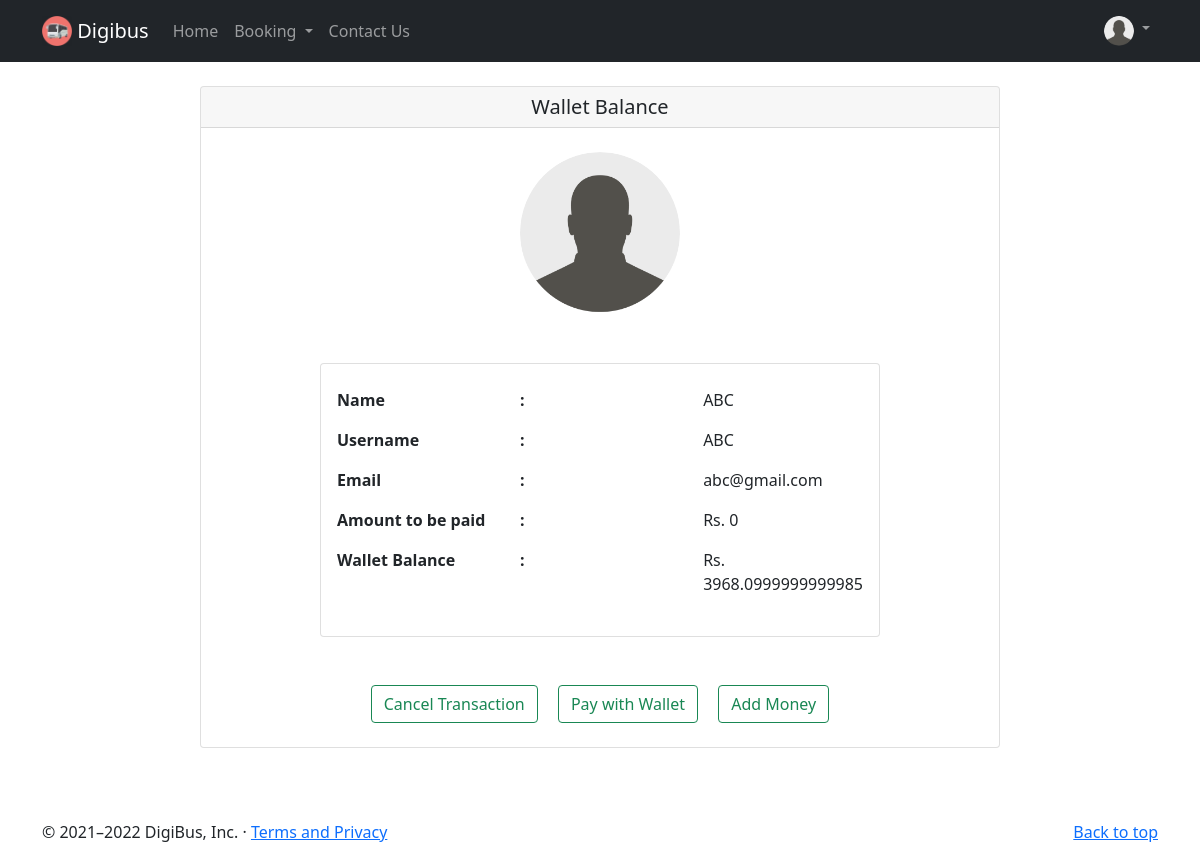
The app's page /buypass (signed in) with its own data.
### flaskblog/models.py (models this page shows, shortened)
class User(db.Model, UserMixin):
    id = db.Column(db.Integer, primary_key=True)
    fullname = db.Column(db.String(30), nullable=False)
    username = db.Column(db.String(20), unique=True, nullable=False)
    email = db.Column(db.String(120), unique=True, nullable=False)
    image_file = db.Column(db.String(20), nullable=False, default = 'default1.jpg')
    password = db.Column(db.String(60), nullable=False)
    passes = db.relationship('Pass', backref='author', lazy=True)
    wallet = db.Column(db.Integer, nullable=False, default=0)

### flaskblog/routes.py (the view)
@app.route('/buypass')
@login_required
def buypass():
    global ans
    if ans == True:
        user = User.query.get(current_user.id)
        pass_det = Pass.query.order_by(Pass.id.desc()).all()[0]
        global price_pay
        image_file = url_for('static', filename='profile_pics/' + current_user.image_file)
        return render_template('buypass.html', title='Buy Pass', image_file=image_file, user=user, amount=price_pay)
    else :
        return redirect('home')

### flaskblog/models.py (called while the page is built)
@login_manager.user_loader
def load_user(user_id):
    return User.query.get(int(user_id))

### flaskblog/templates/buypass.html
{% extends "layout1.html" %}
{% block content %}
<div class="card mx-auto my-4" style="width: 50rem;">
    <h5 class="card-header text-center">Wallet Balance</h5>
    <img src="{{ image_file }}" class="rounded-circle account-img mx-auto my-4" style="width: 10rem;">
    <div class="card mx-auto my-4" style="width: 35rem;">
        <div class="card-body my-2">
            <div class="row">
                <div class="col-sm">
                    <p class="fw-bold">Name</p>
                    <p class="fw-bold">Username</p>
                    <p class="fw-bold">Email</p>
                    <p class="fw-bold">Amount to be paid</p>
                    <p class="fw-bold">Wallet Balance</p>
                </div>
                <div class="col-sm">
                    <p class="fw-bold">:</p>
                    <p class="fw-bold">:</p>
                    <p class="fw-bold">:</p>
                    <p class="fw-bold">:</p>
                    <p class="fw-bold">:</p>
                </div>
                <div class="col-sm">
                    <p class="fw-normal">{{ user.fullname }}</p>
                    <p class="fw-normal">{{ user.username }}</p>
                    <p class="fw-normal">{{ user.email }}</p>
                    <p class="fw-normal">Rs. {{ amount  }}</p>
                    <p class="fw-normal">Rs. {{ user.wallet }}</p>
                </div>
            </div>
        </div>
    </div>
    <div class="mx-auto my-4">
            <a class="mx-2" href="{{ url_for('cancel') }}"><button class="btn btn-outline-success">Cancel Transaction</button></a>
            <a class="mx-2" href="{{ url_for('confirm') }}"><button class="btn btn-outline-success">Pay with Wallet</button></a>
            <a class="mx-2" href="{{ url_for('payment') }}"><button class="btn btn-outline-success">Add Money</button></a>
    </div>
</div>
{% endblock content %}

### flaskblog/templates/layout1.html (style rules this page uses)
body { padding-top: 62px; }

### records on screen
User: fullname "ABC", username "ABC", email "abc@gmail.com", wallet "3968.0999999999985"

### other values on screen
{{ amount }} "0"
